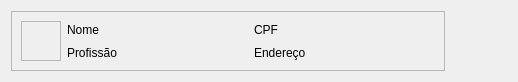
<?xml version="1.0" encoding="UTF-8"?>
<ui version="4.0">
 <class>card_func</class>
 <widget class="QWidget" name="card_func">
  <property name="geometry">
   <rect>
    <x>0</x>
    <y>0</y>
    <width>518</width>
    <height>82</height>
   </rect>
  </property>
  <property name="sizePolicy">
   <sizepolicy hsizetype="Preferred" vsizetype="Preferred">
    <horstretch>0</horstretch>
    <verstretch>0</verstretch>
   </sizepolicy>
  </property>
  <property name="windowTitle">
   <string>Form</string>
  </property>
  <layout class="QGridLayout" name="gridLayout">
   <item row="0" column="0">
    <widget class="QFrame" name="frame">
     <property name="sizePolicy">
      <sizepolicy hsizetype="Preferred" vsizetype="Preferred">
       <horstretch>0</horstretch>
       <verstretch>0</verstretch>
      </sizepolicy>
     </property>
     <property name="frameShape">
      <enum>QFrame::StyledPanel</enum>
     </property>
     <property name="frameShadow">
      <enum>QFrame::Raised</enum>
     </property>
     <layout class="QHBoxLayout" name="horizontalLayout">
      <item>
       <widget class="QLabel" name="icon">
        <property name="sizePolicy">
         <sizepolicy hsizetype="Preferred" vsizetype="Fixed">
          <horstretch>0</horstretch>
          <verstretch>0</verstretch>
         </sizepolicy>
        </property>
        <property name="minimumSize">
         <size>
          <width>40</width>
          <height>40</height>
         </size>
        </property>
        <property name="maximumSize">
         <size>
          <width>40</width>
          <height>40</height>
         </size>
        </property>
        <property name="font">
         <font>
          <pointsize>10</pointsize>
          <bold>true</bold>
         </font>
        </property>
        <property name="focusPolicy">
         <enum>Qt::NoFocus</enum>
        </property>
        <property name="frameShape">
         <enum>QFrame::StyledPanel</enum>
        </property>
        <property name="frameShadow">
         <enum>QFrame::Plain</enum>
        </property>
        <property name="text">
         <string/>
        </property>
        <property name="textFormat">
         <enum>Qt::AutoText</enum>
        </property>
        <property name="pixmap">
         <pixmap>../icones/func.png</pixmap>
        </property>
        <property name="scaledContents">
         <bool>true</bool>
        </property>
        <property name="alignment">
         <set>Qt::AlignCenter</set>
        </property>
       </widget>
      </item>
      <item>
       <layout class="QGridLayout" name="gridLayout_2">
        <item row="0" column="0">
         <widget class="QLabel" name="nome">
          <property name="minimumSize">
           <size>
            <width>0</width>
            <height>0</height>
           </size>
          </property>
          <property name="text">
           <string>Nome</string>
          </property>
         </widget>
        </item>
        <item row="0" column="1">
         <widget class="QLabel" name="cpf">
          <property name="text">
           <string>CPF</string>
          </property>
         </widget>
        </item>
        <item row="1" column="0">
         <widget class="QLabel" name="prof">
          <property name="text">
           <string>Profissão</string>
          </property>
         </widget>
        </item>
        <item row="1" column="1">
         <widget class="QLabel" name="end">
          <property name="maximumSize">
           <size>
            <width>250</width>
            <height>16777215</height>
           </size>
          </property>
          <property name="text">
           <string>Endereço</string>
          </property>
         </widget>
        </item>
       </layout>
      </item>
     </layout>
    </widget>
   </item>
   <item row="0" column="1">
    <widget class="QPushButton" name="editar_btn">
     <property name="sizePolicy">
      <sizepolicy hsizetype="Preferred" vsizetype="Preferred">
       <horstretch>0</horstretch>
       <verstretch>0</verstretch>
      </sizepolicy>
     </property>
     <property name="minimumSize">
      <size>
       <width>0</width>
       <height>0</height>
      </size>
     </property>
     <property name="maximumSize">
      <size>
       <width>25</width>
       <height>25</height>
      </size>
     </property>
     <property name="cursor">
      <cursorShape>PointingHandCursor</cursorShape>
     </property>
     <property name="toolTip">
      <string>Editar</string>
     </property>
     <property name="text">
      <string/>
     </property>
     <property name="icon">
      <iconset>
       <normaloff>../icones/businessapplication_edit_male_user_thepencil_theclient_negocio_2321.png</normaloff>../icones/businessapplication_edit_male_user_thepencil_theclient_negocio_2321.png</iconset>
     </property>
     <property name="iconSize">
      <size>
       <width>25</width>
       <height>25</height>
      </size>
     </property>
     <property name="autoDefault">
      <bool>false</bool>
     </property>
     <property name="default">
      <bool>false</bool>
     </property>
     <property name="flat">
      <bool>true</bool>
     </property>
    </widget>
   </item>
   <item row="0" column="2">
    <widget class="QPushButton" name="lixeira_btn">
     <property name="sizePolicy">
      <sizepolicy hsizetype="Preferred" vsizetype="Preferred">
       <horstretch>0</horstretch>
       <verstretch>0</verstretch>
      </sizepolicy>
     </property>
     <property name="minimumSize">
      <size>
       <width>0</width>
       <height>0</height>
      </size>
     </property>
     <property name="maximumSize">
      <size>
       <width>25</width>
       <height>25</height>
      </size>
     </property>
     <property name="cursor">
      <cursorShape>PointingHandCursor</cursorShape>
     </property>
     <property name="mouseTracking">
      <bool>false</bool>
     </property>
     <property name="toolTip">
      <string>Excluir</string>
     </property>
     <property name="text">
      <string/>
     </property>
     <property name="icon">
      <iconset>
       <normaloff>../icones/3232960.png</normaloff>../icones/3232960.png</iconset>
     </property>
     <property name="iconSize">
      <size>
       <width>25</width>
       <height>25</height>
      </size>
     </property>
     <property name="flat">
      <bool>true</bool>
     </property>
    </widget>
   </item>
  </layout>
 </widget>
 <resources/>
 <connections/>
</ui>
